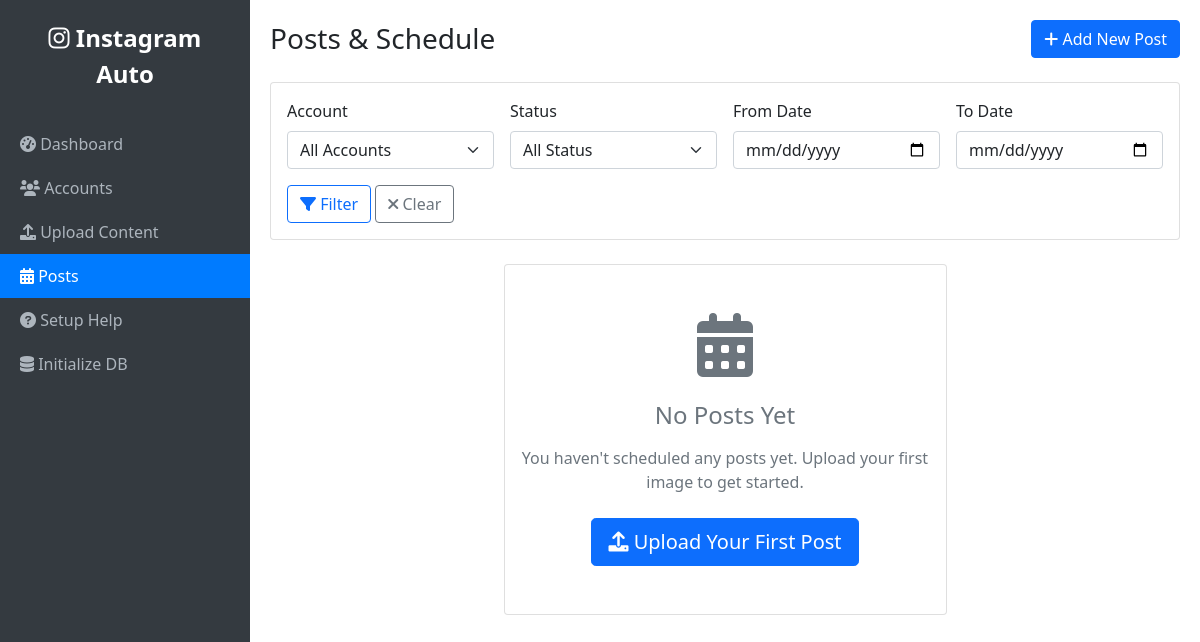
/posts, run on an earlier commit of the app's database.
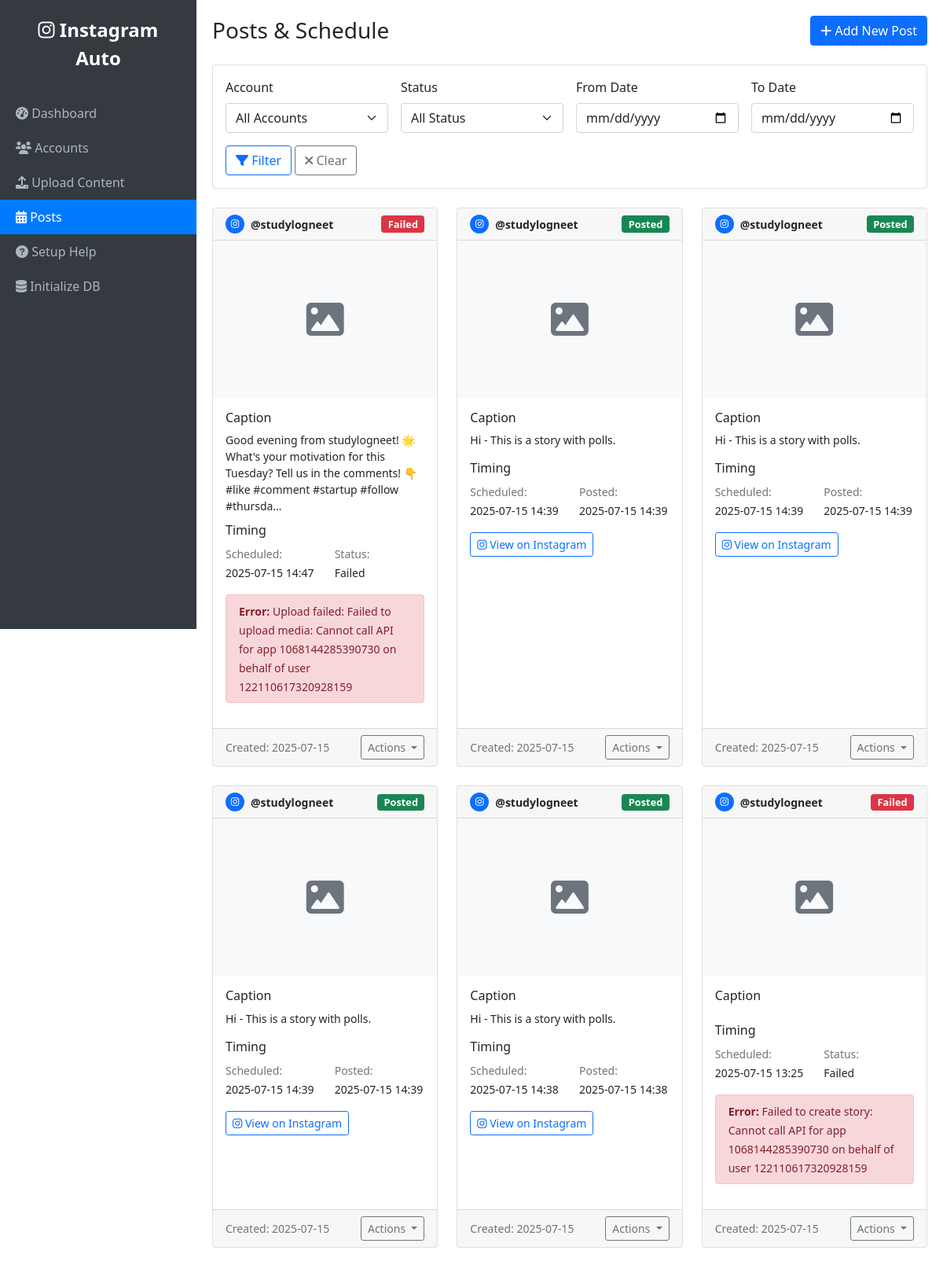
And on a later commit of the database.
### app.py (models this page shows)
class Post(db.Model):
    __tablename__ = 'posts'
    id = db.Column(db.Integer, primary_key=True)
    account_id = db.Column(db.Integer, db.ForeignKey('accounts.id'), nullable=False)
    content_type = db.Column(db.String(50), nullable=False)  # 'image', 'carousel', 'story'
    caption = db.Column(db.Text)
    media_urls = db.Column(db.Text)  # JSON array of image URLs
    hashtags = db.Column(db.Text)  # JSON array of hashtags
    scheduled_time = db.Column(db.DateTime, nullable=False)
    actual_post_time = db.Column(db.DateTime)
    status = db.Column(db.String(50), default='scheduled')  # 'scheduled', 'posted', 'failed', 'cancelled'
    instagram_post_id = db.Column(db.String(255))
    error_message = db.Column(db.Text)
    created_at = db.Column(db.DateTime, default=datetime.utcnow)
    updated_at = db.Column(db.DateTime, default=datetime.utcnow, onupdate=datetime.utcnow)

class Account(db.Model):
    __tablename__ = 'accounts'
    id = db.Column(db.Integer, primary_key=True)
    username = db.Column(db.String(255), unique=True, nullable=False)
    instagram_id = db.Column(db.String(255), unique=True, nullable=False)
    access_token = db.Column(db.Text, nullable=False)
    account_type = db.Column(db.String(50), default='business')
    niche = db.Column(db.String(100))
    is_active = db.Column(db.Boolean, default=True)
    created_at = db.Column(db.DateTime, default=datetime.utcnow)
    updated_at = db.Column(db.DateTime, default=datetime.utcnow, onupdate=datetime.utcnow)
    posts = db.relationship('Post', backref='account', lazy=True)
    schedule = db.relationship('PostingSchedule', backref='account', lazy=True)

### app.py (the view)
@app.route('/posts')
def posts():
    posts = Post.query.order_by(Post.created_at.desc()).all()
    return render_template('posts.html', posts=posts)

### templates/posts.html (shortened to what the changed rows need)
{% extends "base.html" %}
{% block content %}
<div class="d-flex justify-content-between align-items-center mb-4">
    <h1 class="h3 mb-0">Posts & Schedule</h1>
</div>
                                                         {% set account_list = [] %}
{% if posts %}
<div class="row">
    {% for post in posts %}
    <div class="col-md-6 col-lg-4 mb-4">
        <div class="card h-100">
            <div class="card-header d-flex justify-content-between align-items-center">
                <div class="d-flex align-items-center">
                    <div class="bg-primary rounded-circle d-flex align-items-center justify-content-center me-2"
                         style="width: 24px; height: 24px; color: white; font-size: 12px;">
                        <i class="fab fa-instagram"></i>
                    </div>
                    <small class="fw-bold">@{{ post.account.username }}</small>
                </div>
                <span class="badge bg-{{ 'success' if post.status == 'posted' else 'warning' if post.status == 'scheduled' else 'danger' }} status-badge">
                    {{ post.status.title() }}
                </span>
            </div>
             {% if post.media_urls %}
                 <div class="card-img-top" style="height: 200px; overflow: hidden; background-color: #f8f9fa;">
                     <div class="d-flex align-items-center justify-content-center h-100">
                         <i class="fas fa-image fa-3x text-muted"></i>
                     </div>
                 </div>
             {% endif %}
            <div class="card-body">
                <div class="mb-3">
                    <h6 class="card-title">Caption</h6>
                    <p class="card-text" style="font-size: 14px; max-height: 100px; overflow: hidden;">
                        {{ post.caption[:150] }}{% if post.caption and post.caption|length > 150 %}...{% endif %}
                    </p>
                </div>
                <div class="mb-3">
                    <h6 class="card-title">Timing</h6>
                    <div class="row">
                        <div class="col-6">
                            <small class="text-muted">Scheduled:</small><br>
                            <small>{{ post.scheduled_time.strftime('%Y-%m-%d %H:%M') }}</small>
                        </div>
                        <div class="col-6">
                            {% if post.actual_post_time %}
                            <small class="text-muted">Posted:</small><br>
                            <small>{{ post.actual_post_time.strftime('%Y-%m-%d %H:%M') }}</small>
                            {% else %}
                            <small class="text-muted">Status:</small><br>
                            <small>{{ post.status.title() }}</small>
                            {% endif %}
                        </div>
                    </div>
                </div>
                {% if post.error_message %}
                <div class="alert alert-danger py-2" role="alert">
                    <small><strong>Error:</strong> {{ post.error_message }}</small>
                </div>
                {% endif %}
                {% if post.instagram_post_id %}
                <div class="mb-2">
                    <a href="https://www.instagram.com/p/{{ post.instagram_post_id }}"
                       target="_blank" class="btn btn-sm btn-outline-primary">
                        <i class="fab fa-instagram"></i> View on Instagram
                    </a>
                </div>
                {% endif %}
            </div>
            <div class="card-footer">
                <div class="d-flex justify-content-between align-items-center">
                    <small class="text-muted">
                        Created: {{ post.created_at.strftime('%Y-%m-%d') }}
                    </small>
                    <div class="dropdown">
                        <button class="btn btn-sm btn-outline-secondary dropdown-toggle" type="button"
                                data-bs-toggle="dropdown" aria-expanded="false">
                            Actions
                        </button>
                    </div>
                </div>
            </div>
        </div>
    </div>
    {% endfor %}
</div>
{% else %}
<div class="row justify-content-center">
    <div class="col-md-6">
        <div class="card">
            <div class="card-body text-center py-5">
                <i class="fas fa-calendar-alt fa-4x text-muted mb-4"></i>
                <h4 class="text-muted mb-3">No Posts Yet</h4>
                <p class="text-muted mb-4">
                    You haven't scheduled any posts yet.
                    Upload your first image to get started.
                </p>
                <a href="{{ url_for('upload') }}" class="btn btn-primary btn-lg">
                    <i class="fas fa-upload"></i> Upload Your First Post
                </a>
            </div>
        </div>
    </div>
</div>
{% endif %}
{% endblock %}

What changed in the data, as far as the page shows it:
added Post: account.username "studylogneet", status "Failed", caption "Good evening from studylogneet! 🌟 What's your motivation for this Tuesday? Tell us in the comments! 👇 #like #comment #startup #follow #thursda", scheduled_time "2025-07-15 14:47", error_message "Upload failed: Failed to upload media: Cannot call API for app 1068144285390730 on behalf of user 122110617320928159", created_at "2025-07-15"
added Post: account.username "studylogneet", status "Posted", caption "Hi - This is a story with polls.", scheduled_time "2025-07-15 14:39", actual_post_time "2025-07-15 14:39", created_at "2025-07-15"
added Post: account.username "studylogneet", status "Posted", caption "Hi - This is a story with polls.", scheduled_time "2025-07-15 14:39", actual_post_time "2025-07-15 14:39", created_at "2025-07-15"
added Post: account.username "studylogneet", status "Posted", caption "Hi - This is a story with polls.", scheduled_time "2025-07-15 14:39", actual_post_time "2025-07-15 14:39", created_at "2025-07-15"
added Post: account.username "studylogneet", status "Posted", caption "Hi - This is a story with polls.", scheduled_time "2025-07-15 14:38", actual_post_time "2025-07-15 14:38", created_at "2025-07-15"
added Post: account.username "studylogneet", status "Failed", scheduled_time "2025-07-15 13:25", error_message "Failed to create story: Cannot call API for app 1068144285390730 on behalf of user 122110617320928159", created_at "2025-07-15"
Also different on the page:
text no longer shown: "No Posts Yet You haven't scheduled any posts yet. Upload your first image to get started. Upload Your First Post"
